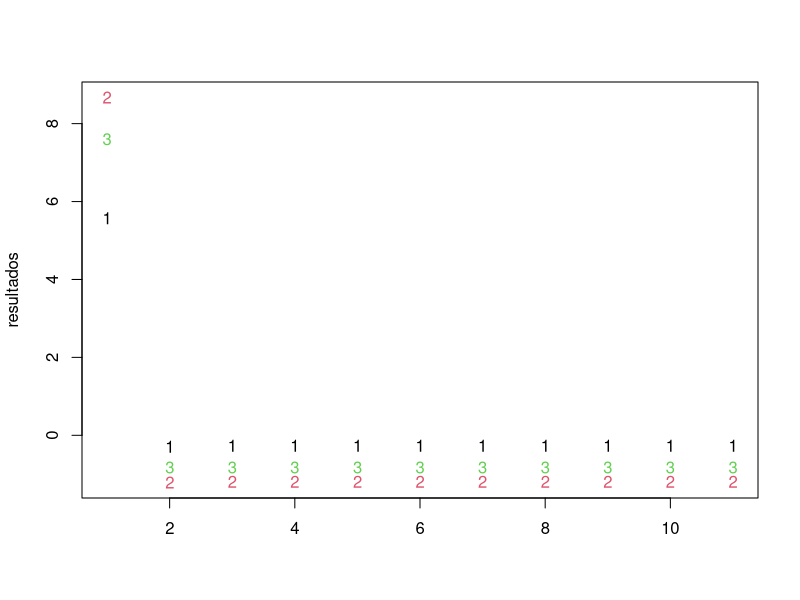

Write R code to recreate this figure.
# definindo args
matriz <- matrix(1, ncol = 3, nrow = 3)
diag(matriz) <- 0

tempo <- 10
z <- runif(dim(matriz)[1], min = 0, max = 10)
theta <- runif(dim(matriz)[1], min = 0, max = 10)
intfor <- 0.1
alpha <- 0.2
antprob <- 0.1
vmatriz <- matriz * 0
phi <- 0.2
barreira <- 2

### transformando links
for(i in 1:nrow(matriz)){
  for(j in 1:ncol(matriz)){
    if(matriz[i,j] == 1){
      sorte <- runif(1, min = 0, max = 1)
      if(sorte <= antprob){
        matriz[i,j] = 0
        vmatriz[i,j] = 1
      }
    }  
  }
}

#somando a matriz de mutualismo e antagonismo
q = matriz + vmatriz

#dinamica coevolutiva
#forças de interação
resultados <- matrix(NA, ncol = dim(matriz)[1])
resultados[1,] <- z

for(t in 1:tempo){
  for(i in 1:dim(matriz)[1]){
    for(i in 1:dim(matriz)[1]){
      if(q[i,j] > 0){
        q[i,j] = exp(-alpha * ((z[j] - z[i])^2))
      }
    }
  }
  
  q = q /apply(q,1,sum)
  q = intfor * q
  s = matrix(0, ncol = dim(matriz)[1], nrow = 1)
  
  for(i in 1:dim(matriz)[1]){
    s[i] = s[i] + (phi * ((1 - intfor) * (theta[i] - z[i])))
    for(j in 1:ncol(matriz)){
      if(matriz[i,j] > 0){
        s[i] = s[i] + (phi * (q[i,j] * (z[j] - z[i])))}
      else{
        if(vmatriz[i,j] > 0){
          if(abs(z[j] - z[i]) < barreira){
            if(z[i] > z[j]){
              s[i] = s[i] + (phi * (q[i,j] * (z[j] + barreira - z[i])))}
            else{
              s[i] = s[i] + (phi * (q[i,j] * (z[j] - barreira - z[i])))}
          }
        }
      }
    }
  }
  
  resultados <- rbind(resultados, s)
}

matplot(resultados)
